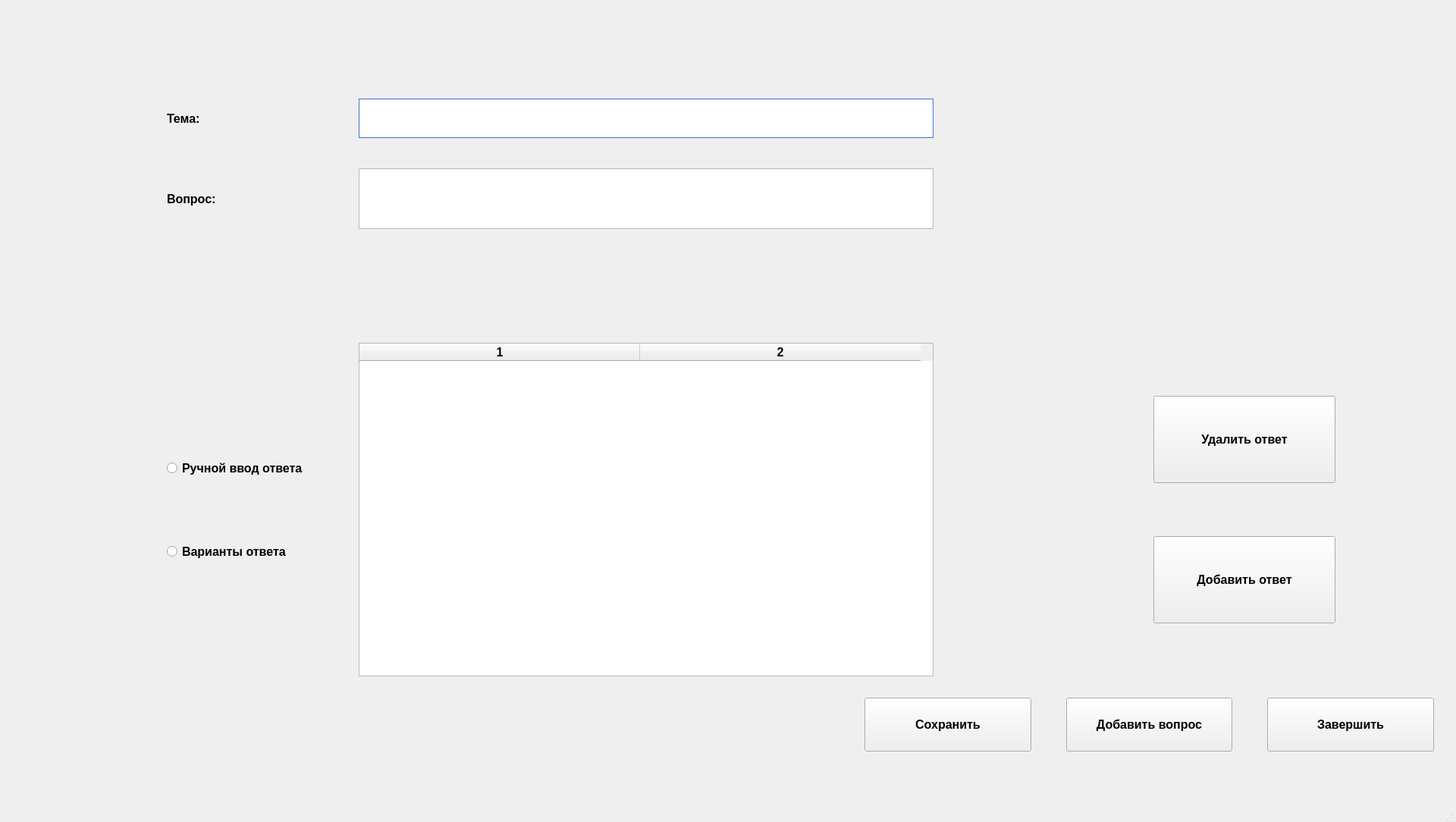
<?xml version="1.0" encoding="UTF-8"?>
<ui version="4.0">
 <class>MainWindow</class>
 <widget class="QMainWindow" name="MainWindow">
  <property name="geometry">
   <rect>
    <x>0</x>
    <y>0</y>
    <width>1920</width>
    <height>1084</height>
   </rect>
  </property>
  <property name="font">
   <font>
    <family>Arial</family>
    <pointsize>12</pointsize>
    <weight>75</weight>
    <bold>true</bold>
   </font>
  </property>
  <property name="windowTitle">
   <string>MainWindow</string>
  </property>
  <widget class="QWidget" name="widget">
   <widget class="QWidget" name="gridLayoutWidget">
    <property name="geometry">
     <rect>
      <x>0</x>
      <y>0</y>
      <width>1921</width>
      <height>1192</height>
     </rect>
    </property>
    <layout class="QGridLayout" name="layout">
     <property name="spacing">
      <number>0</number>
     </property>
     <item row="6" column="0">
      <spacer name="horizontalSpacer">
       <property name="orientation">
        <enum>Qt::Horizontal</enum>
       </property>
       <property name="sizeType">
        <enum>QSizePolicy::Fixed</enum>
       </property>
       <property name="sizeHint" stdset="0">
        <size>
         <width>200</width>
         <height>20</height>
        </size>
       </property>
      </spacer>
     </item>
     <item row="10" column="3">
      <spacer name="verticalSpacer_2">
       <property name="orientation">
        <enum>Qt::Vertical</enum>
       </property>
       <property name="sizeType">
        <enum>QSizePolicy::Fixed</enum>
       </property>
       <property name="sizeHint" stdset="0">
        <size>
         <width>20</width>
         <height>300</height>
        </size>
       </property>
      </spacer>
     </item>
     <item row="2" column="5">
      <spacer name="horizontalSpacer_2">
       <property name="orientation">
        <enum>Qt::Horizontal</enum>
       </property>
       <property name="sizeType">
        <enum>QSizePolicy::Fixed</enum>
       </property>
       <property name="sizeHint" stdset="0">
        <size>
         <width>300</width>
         <height>20</height>
        </size>
       </property>
      </spacer>
     </item>
     <item row="7" column="5" rowspan="2">
      <layout class="QGridLayout" name="gridLayout">
       <item row="1" column="0">
        <spacer name="horizontalSpacer_7">
         <property name="orientation">
          <enum>Qt::Horizontal</enum>
         </property>
         <property name="sizeHint" stdset="0">
          <size>
           <width>30</width>
           <height>20</height>
          </size>
         </property>
        </spacer>
       </item>
       <item row="3" column="1">
        <widget class="QPushButton" name="btn_add_answer">
         <property name="sizePolicy">
          <sizepolicy hsizetype="Preferred" vsizetype="Preferred">
           <horstretch>1</horstretch>
           <verstretch>1</verstretch>
          </sizepolicy>
         </property>
         <property name="font">
          <font>
           <family>Arial</family>
           <pointsize>12</pointsize>
          </font>
         </property>
         <property name="text">
          <string>Добавить ответ</string>
         </property>
        </widget>
       </item>
       <item row="0" column="1">
        <spacer name="verticalSpacer_5">
         <property name="orientation">
          <enum>Qt::Vertical</enum>
         </property>
         <property name="sizeHint" stdset="0">
          <size>
           <width>20</width>
           <height>70</height>
          </size>
         </property>
        </spacer>
       </item>
       <item row="1" column="1">
        <widget class="QPushButton" name="btn_delete_answer">
         <property name="sizePolicy">
          <sizepolicy hsizetype="Preferred" vsizetype="Preferred">
           <horstretch>2</horstretch>
           <verstretch>1</verstretch>
          </sizepolicy>
         </property>
         <property name="font">
          <font>
           <family>Arial</family>
           <pointsize>12</pointsize>
          </font>
         </property>
         <property name="text">
          <string>Удалить ответ</string>
         </property>
        </widget>
       </item>
       <item row="2" column="1">
        <spacer name="verticalSpacer_3">
         <property name="orientation">
          <enum>Qt::Vertical</enum>
         </property>
         <property name="sizeHint" stdset="0">
          <size>
           <width>20</width>
           <height>70</height>
          </size>
         </property>
        </spacer>
       </item>
       <item row="1" column="2">
        <spacer name="horizontalSpacer_8">
         <property name="orientation">
          <enum>Qt::Horizontal</enum>
         </property>
         <property name="sizeHint" stdset="0">
          <size>
           <width>30</width>
           <height>20</height>
          </size>
         </property>
        </spacer>
       </item>
       <item row="4" column="1">
        <spacer name="verticalSpacer_6">
         <property name="orientation">
          <enum>Qt::Vertical</enum>
         </property>
         <property name="sizeHint" stdset="0">
          <size>
           <width>20</width>
           <height>70</height>
          </size>
         </property>
        </spacer>
       </item>
      </layout>
     </item>
     <item row="7" column="6">
      <spacer name="horizontalSpacer_6">
       <property name="orientation">
        <enum>Qt::Horizontal</enum>
       </property>
       <property name="sizeHint" stdset="0">
        <size>
         <width>130</width>
         <height>20</height>
        </size>
       </property>
      </spacer>
     </item>
     <item row="0" column="3">
      <spacer name="verticalSpacer">
       <property name="orientation">
        <enum>Qt::Vertical</enum>
       </property>
       <property name="sizeType">
        <enum>QSizePolicy::Fixed</enum>
       </property>
       <property name="sizeHint" stdset="0">
        <size>
         <width>20</width>
         <height>130</height>
        </size>
       </property>
      </spacer>
     </item>
     <item row="7" column="4">
      <spacer name="horizontalSpacer_5">
       <property name="orientation">
        <enum>Qt::Horizontal</enum>
       </property>
       <property name="sizeType">
        <enum>QSizePolicy::Fixed</enum>
       </property>
       <property name="sizeHint" stdset="0">
        <size>
         <width>260</width>
         <height>20</height>
        </size>
       </property>
      </spacer>
     </item>
     <item row="3" column="3">
      <widget class="QTextEdit" name="edit_question">
       <property name="sizePolicy">
        <sizepolicy hsizetype="Preferred" vsizetype="Preferred">
         <horstretch>3</horstretch>
         <verstretch>1</verstretch>
        </sizepolicy>
       </property>
       <property name="font">
        <font>
         <family>Arial</family>
         <pointsize>12</pointsize>
        </font>
       </property>
      </widget>
     </item>
     <item row="1" column="2">
      <widget class="QLabel" name="label_2">
       <property name="sizePolicy">
        <sizepolicy hsizetype="Preferred" vsizetype="Preferred">
         <horstretch>1</horstretch>
         <verstretch>1</verstretch>
        </sizepolicy>
       </property>
       <property name="font">
        <font>
         <family>Arial</family>
         <pointsize>12</pointsize>
        </font>
       </property>
       <property name="text">
        <string>Тема:</string>
       </property>
      </widget>
     </item>
     <item row="3" column="2">
      <widget class="QLabel" name="label">
       <property name="sizePolicy">
        <sizepolicy hsizetype="Preferred" vsizetype="Preferred">
         <horstretch>1</horstretch>
         <verstretch>1</verstretch>
        </sizepolicy>
       </property>
       <property name="font">
        <font>
         <family>Arial</family>
         <pointsize>12</pointsize>
        </font>
       </property>
       <property name="text">
        <string>Вопрос:</string>
       </property>
      </widget>
     </item>
     <item row="3" column="1">
      <spacer name="verticalSpacer_7">
       <property name="orientation">
        <enum>Qt::Vertical</enum>
       </property>
       <property name="sizeType">
        <enum>QSizePolicy::Fixed</enum>
       </property>
       <property name="sizeHint" stdset="0">
        <size>
         <width>20</width>
         <height>80</height>
        </size>
       </property>
      </spacer>
     </item>
     <item row="2" column="1">
      <spacer name="verticalSpacer_13">
       <property name="orientation">
        <enum>Qt::Vertical</enum>
       </property>
       <property name="sizeType">
        <enum>QSizePolicy::Fixed</enum>
       </property>
       <property name="sizeHint" stdset="0">
        <size>
         <width>20</width>
         <height>40</height>
        </size>
       </property>
      </spacer>
     </item>
     <item row="7" column="2" rowspan="2" colspan="2">
      <layout class="QGridLayout" name="gridLayout_4">
       <item row="1" column="0">
        <widget class="QRadioButton" name="radio_manual">
         <property name="sizePolicy">
          <sizepolicy hsizetype="Preferred" vsizetype="Preferred">
           <horstretch>1</horstretch>
           <verstretch>2</verstretch>
          </sizepolicy>
         </property>
         <property name="font">
          <font>
           <family>Arial</family>
           <pointsize>12</pointsize>
          </font>
         </property>
         <property name="text">
          <string>Ручной ввод ответа</string>
         </property>
        </widget>
       </item>
       <item row="2" column="0">
        <widget class="QRadioButton" name="radio_variants">
         <property name="sizePolicy">
          <sizepolicy hsizetype="Preferred" vsizetype="Preferred">
           <horstretch>0</horstretch>
           <verstretch>2</verstretch>
          </sizepolicy>
         </property>
         <property name="font">
          <font>
           <family>Arial</family>
           <pointsize>12</pointsize>
          </font>
         </property>
         <property name="text">
          <string>Варианты ответа</string>
         </property>
        </widget>
       </item>
       <item row="0" column="0">
        <spacer name="verticalSpacer_10">
         <property name="orientation">
          <enum>Qt::Vertical</enum>
         </property>
         <property name="sizeHint" stdset="0">
          <size>
           <width>20</width>
           <height>40</height>
          </size>
         </property>
        </spacer>
       </item>
       <item row="3" column="0">
        <spacer name="verticalSpacer_9">
         <property name="orientation">
          <enum>Qt::Vertical</enum>
         </property>
         <property name="sizeHint" stdset="0">
          <size>
           <width>20</width>
           <height>40</height>
          </size>
         </property>
        </spacer>
       </item>
       <item row="0" column="1" rowspan="4">
        <widget class="QTableWidget" name="table_answers">
         <property name="sizePolicy">
          <sizepolicy hsizetype="Preferred" vsizetype="Preferred">
           <horstretch>3</horstretch>
           <verstretch>4</verstretch>
          </sizepolicy>
         </property>
         <property name="font">
          <font>
           <family>Arial</family>
           <pointsize>12</pointsize>
           <weight>75</weight>
           <bold>true</bold>
          </font>
         </property>
         <property name="sizeAdjustPolicy">
          <enum>QAbstractScrollArea::AdjustToContents</enum>
         </property>
         <property name="rowCount">
          <number>0</number>
         </property>
         <property name="columnCount">
          <number>2</number>
         </property>
         <attribute name="horizontalHeaderDefaultSectionSize">
          <number>370</number>
         </attribute>
         <attribute name="horizontalHeaderMinimumSectionSize">
          <number>47</number>
         </attribute>
         <attribute name="verticalHeaderDefaultSectionSize">
          <number>30</number>
         </attribute>
         <column/>
         <column/>
        </widget>
       </item>
      </layout>
     </item>
     <item row="6" column="2">
      <spacer name="verticalSpacer_4">
       <property name="orientation">
        <enum>Qt::Vertical</enum>
       </property>
       <property name="sizeType">
        <enum>QSizePolicy::Fixed</enum>
       </property>
       <property name="sizeHint" stdset="0">
        <size>
         <width>20</width>
         <height>150</height>
        </size>
       </property>
      </spacer>
     </item>
     <item row="1" column="1">
      <spacer name="verticalSpacer_12">
       <property name="orientation">
        <enum>Qt::Vertical</enum>
       </property>
       <property name="sizeType">
        <enum>QSizePolicy::Fixed</enum>
       </property>
       <property name="sizeHint" stdset="0">
        <size>
         <width>20</width>
         <height>50</height>
        </size>
       </property>
      </spacer>
     </item>
     <item row="1" column="3">
      <widget class="QComboBox" name="combobox">
       <property name="sizePolicy">
        <sizepolicy hsizetype="Preferred" vsizetype="Preferred">
         <horstretch>3</horstretch>
         <verstretch>1</verstretch>
        </sizepolicy>
       </property>
       <property name="font">
        <font>
         <family>Arial</family>
         <pointsize>12</pointsize>
         <weight>75</weight>
         <italic>false</italic>
         <bold>true</bold>
        </font>
       </property>
       <property name="styleSheet">
        <string notr="true">        QComboBox{
            background-color: qlineargradient( x1: 0, y1: 0, x2: 0, y2: 1,
                                               stop: 0 #4287ff, stop: 1 #356ccc);
            color: #fff;
            border-style: solid;
			font: 12pt &quot;Arial&quot;;
			font-weight: bold;
            border: 1px solid #3873d9;
            selection-background-color: #ccdfff;}
         QComboBox::drop-down{
            border: none;
            selection-background-color: #4287ff;
            color: #000;
			font: 12pt &quot;Arial&quot;;
            font-weight: bold;
            padding: 0px;}
         QComboBox::down-arrow {
            border : 4px black;
            image: url(arrow(3));}</string>
       </property>
      </widget>
     </item>
     <item row="1" column="0" rowspan="3">
      <spacer name="verticalSpacer_11">
       <property name="orientation">
        <enum>Qt::Vertical</enum>
       </property>
       <property name="sizeType">
        <enum>QSizePolicy::Fixed</enum>
       </property>
       <property name="sizeHint" stdset="0">
        <size>
         <width>20</width>
         <height>130</height>
        </size>
       </property>
      </spacer>
     </item>
     <item row="7" column="0" rowspan="2">
      <spacer name="verticalSpacer_8">
       <property name="orientation">
        <enum>Qt::Vertical</enum>
       </property>
       <property name="sizeType">
        <enum>QSizePolicy::Fixed</enum>
       </property>
       <property name="sizeHint" stdset="0">
        <size>
         <width>20</width>
         <height>440</height>
        </size>
       </property>
      </spacer>
     </item>
    </layout>
   </widget>
   <widget class="QWidget" name="horizontalLayoutWidget">
    <property name="geometry">
     <rect>
      <x>1140</x>
      <y>920</y>
      <width>751</width>
      <height>71</height>
     </rect>
    </property>
    <layout class="QHBoxLayout" name="horizontalLayout">
     <item>
      <widget class="QPushButton" name="btn_save">
       <property name="sizePolicy">
        <sizepolicy hsizetype="Preferred" vsizetype="Preferred">
         <horstretch>0</horstretch>
         <verstretch>0</verstretch>
        </sizepolicy>
       </property>
       <property name="font">
        <font>
         <family>Arial</family>
         <pointsize>12</pointsize>
        </font>
       </property>
       <property name="text">
        <string>Сохранить</string>
       </property>
      </widget>
     </item>
     <item>
      <spacer name="horizontalSpacer_3">
       <property name="orientation">
        <enum>Qt::Horizontal</enum>
       </property>
       <property name="sizeType">
        <enum>QSizePolicy::Fixed</enum>
       </property>
       <property name="sizeHint" stdset="0">
        <size>
         <width>40</width>
         <height>20</height>
        </size>
       </property>
      </spacer>
     </item>
     <item>
      <widget class="QPushButton" name="btn_next">
       <property name="sizePolicy">
        <sizepolicy hsizetype="Preferred" vsizetype="Preferred">
         <horstretch>0</horstretch>
         <verstretch>0</verstretch>
        </sizepolicy>
       </property>
       <property name="font">
        <font>
         <family>Arial</family>
         <pointsize>12</pointsize>
        </font>
       </property>
       <property name="text">
        <string>Добавить вопрос</string>
       </property>
      </widget>
     </item>
     <item>
      <spacer name="horizontalSpacer_4">
       <property name="orientation">
        <enum>Qt::Horizontal</enum>
       </property>
       <property name="sizeType">
        <enum>QSizePolicy::Fixed</enum>
       </property>
       <property name="sizeHint" stdset="0">
        <size>
         <width>40</width>
         <height>20</height>
        </size>
       </property>
      </spacer>
     </item>
     <item>
      <widget class="QPushButton" name="btn_end">
       <property name="sizePolicy">
        <sizepolicy hsizetype="Preferred" vsizetype="Preferred">
         <horstretch>0</horstretch>
         <verstretch>0</verstretch>
        </sizepolicy>
       </property>
       <property name="font">
        <font>
         <family>Arial</family>
         <pointsize>12</pointsize>
        </font>
       </property>
       <property name="text">
        <string>Завершить</string>
       </property>
      </widget>
     </item>
    </layout>
   </widget>
  </widget>
  <widget class="QMenuBar" name="menubar">
   <property name="geometry">
    <rect>
     <x>0</x>
     <y>0</y>
     <width>1920</width>
     <height>21</height>
    </rect>
   </property>
  </widget>
  <widget class="QStatusBar" name="statusbar"/>
 </widget>
 <resources/>
 <connections/>
</ui>
